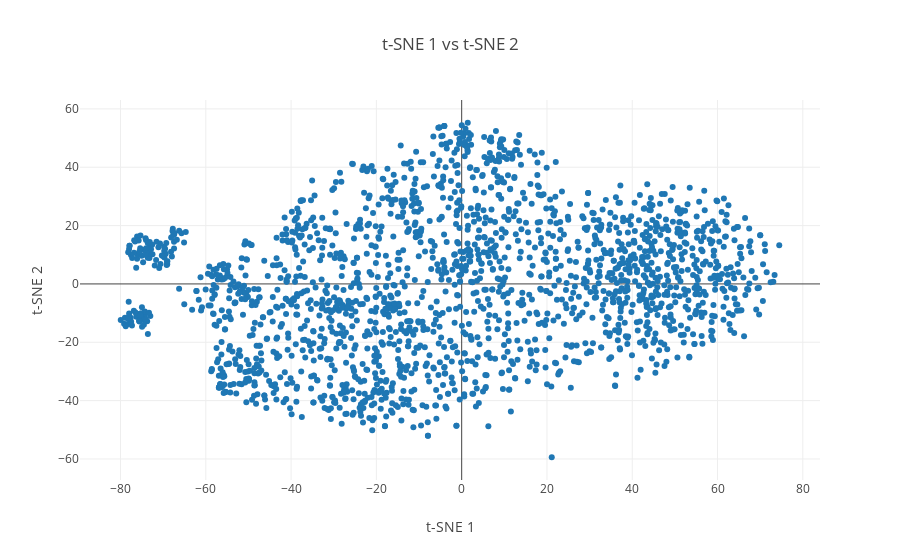

The cell this chart's notebook holds for it:
### Code cell
## Plot
import plotly.offline as py
py.init_notebook_mode(connected=True)
import plotly.graph_objs as go
import matplotlib as plt
## Get weights
embds = model.layers[3].get_weights()[0]
word_list = list(target_token_index.keys())
## Plotting function
def plot_words(data, start, stop, step):
    trace = go.Scatter(
        x = data[start:stop:step,0], 
        y = data[start:stop:step, 1],
        mode = 'markers',
        text= word_list[start:stop:step]
    )
    layout = dict(title= 't-SNE 1 vs t-SNE 2',
                  yaxis = dict(title='t-SNE 2'),
                  xaxis = dict(title='t-SNE 1'),
                  hovermode= 'closest')
    fig = dict(data = [trace], layout= layout)
    py.iplot(fig)
## Visualize words in two dimensions 
tsne_embds = TSNE(n_components=2).fit_transform(embds)
plot_words(tsne_embds, 0, 2000, 1)

### Figure 1 — Plotly figure (JSON) as saved in the notebook; plotly's stock layout.template omitted (floating-point values rounded to 4 significant figures; data arrays with more than 128 entries replaced by an {"elided": "..."} marker saying what was removed)
{"data": [{"mode": "markers", "text": {"elided": "2000 str values"}, "type": "scatter", "uid": "369be83a-a7ab-11e8-9f82-6752d045f11e", "x": {"elided": "2000 float values"}, "y": {"elided": "2000 float values"}}], "layout": {"hovermode": "closest", "title": "t-SNE 1 vs t-SNE 2", "xaxis": {"title": "t-SNE 1"}, "yaxis": {"title": "t-SNE 2"}}}
